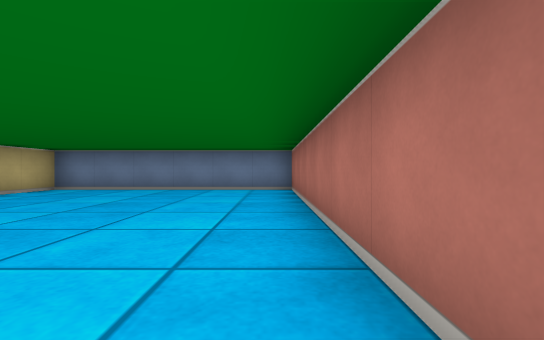
view 1 (above)

16 first-person views from a walk through a cub3D level. The camera is about half as high as the walls, looks level and sees 85° across. The floor is counted in squares. Each view is taken from the middle of a square. On the plan, view 1 faces up. The plan holds only what a view shows up to about 9 squares ahead; the rest is blank.

view 2
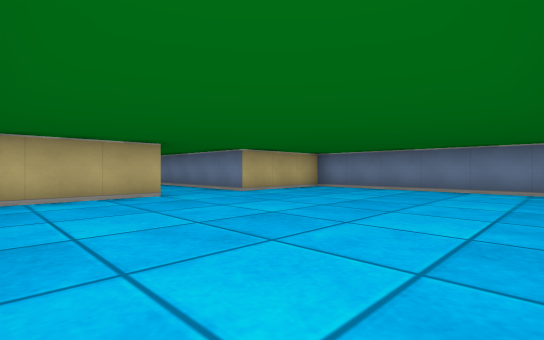

view 3
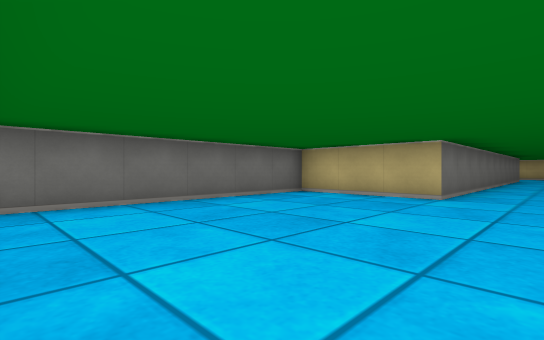

view 4
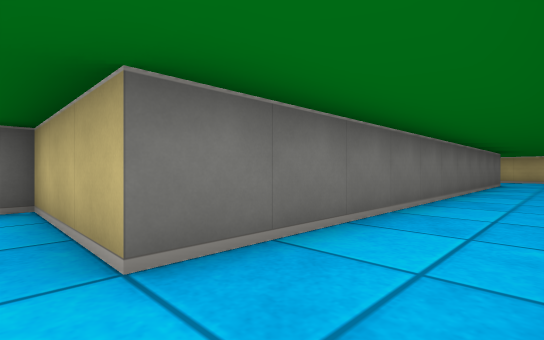

view 5
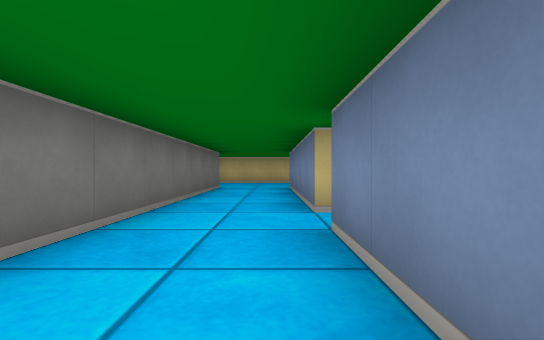

view 6
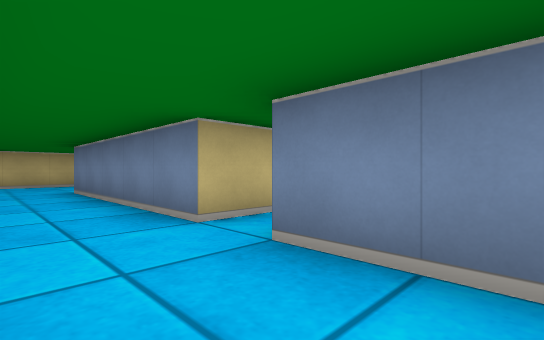

view 7
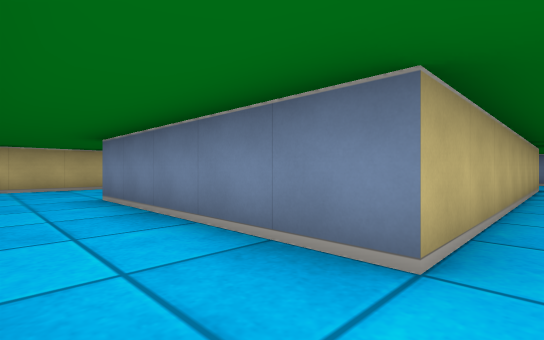

view 8
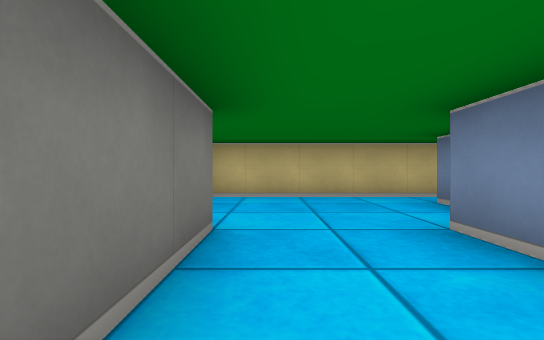

view 9
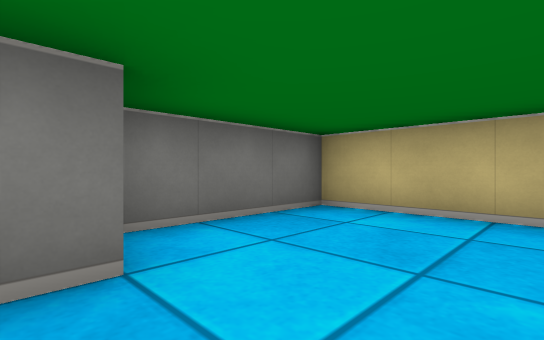

view 10
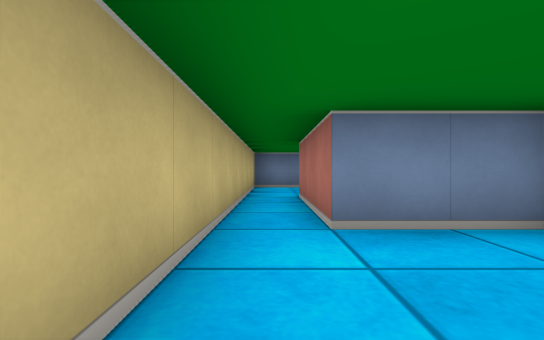

view 11
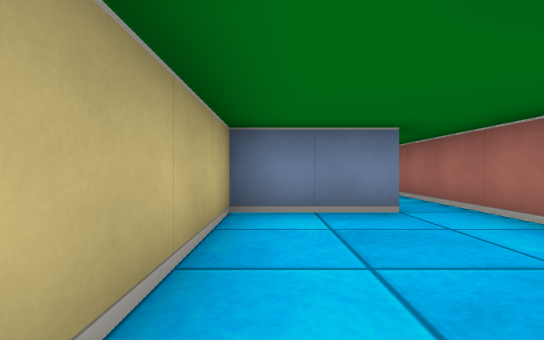

view 12
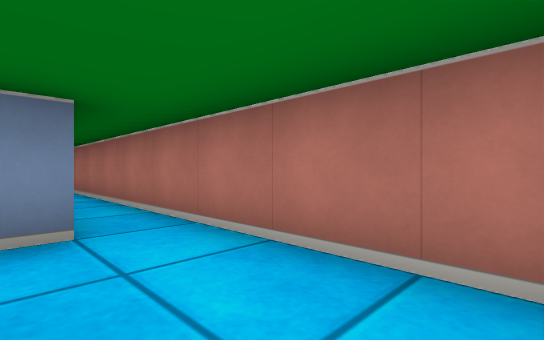

view 13
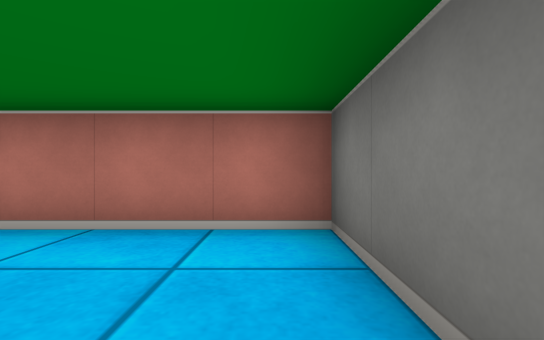

view 14
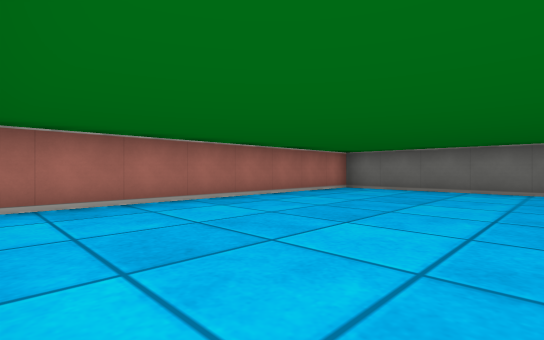

view 15
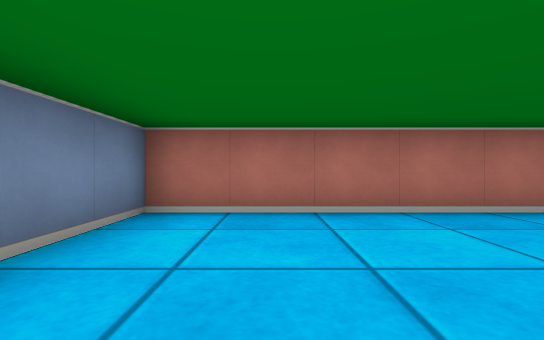

view 16
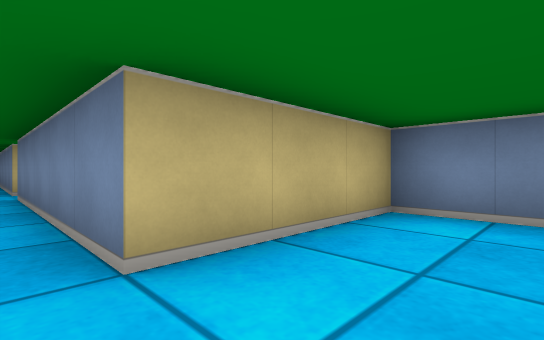

### Floor plan
Points are (right, up) in squares from view 1. A wall is a line through its corners. A room is listed if a view was taken in it or the views show most of it. See-through windows are left out.
Room 1 (views 1, 2, 3, 4, 5, 6, 7, 8, 9, 14, 15, 16)
walls: (-11.5, 4.5) (-16.5, 4.5); (-16.5, 2.5) (-5.5, 2.5) (-5.5, -0.5) (0.5, -0.5) (0.5, 7.5) (-5.5, 7.5) (-5.5, 4.5) (-10.5, 4.5); (-16.6, 5.5) (-17.6, 5.5)
ways out: opening at (-16.7, 4) to room 2; opening at (-11, 4)
Room 2 (view 10)
walls: (-17.6, 5.5) (-18.5, 5.5); (-19.5, 5.5) (-19.5, 1.5) (-16.8, 1.5)
ways out: opening at (-16.7, 4) to room 1; opening at (-19, 6) to room 3
Room 3 (views 11, 12, 13)
walls: (-17.4, 11.5) (-19.5, 11.5) (-19.5, 5.5); (-18.5, 5.5) (-18.5, 8.5) (-16.5, 8.5) (-16.5, 11.5)
ways out: opening at (-19, 6) to room 2; opening at (-17, 12)

Where each view was taken, in squares from view 1:
view 1: 0 up, 0 right, facing up
view 2: 0 up, 0 right, facing up-left
view 3: 4 up, 0 right, facing down-left
view 4: 4 up, 5 left, facing down-left
view 5: 4 up, 8 left, facing left
view 6: 3 up, 9 left, facing up-left
view 7: 3 up, 11 left, facing up-left
view 8: 3 up, 14 left, facing left
view 9: 4 up, 16 left, facing down-left
view 10: 3 up, 19 left, facing up
view 11: 8 up, 19 left, facing up
view 12: 9 up, 18 left, facing up-right
view 13: 9 up, 19 left, facing right
view 14: 7 up, 4 left, facing down-right
view 15: 6 up, 3 left, facing right
view 16: 4 up, 4 left, facing up-left
